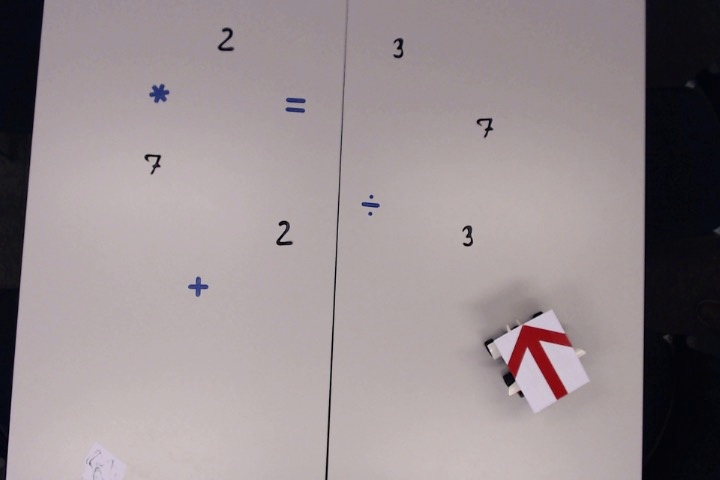
#> input picture robot_parcours_1_frames/frame0.jpg, 720 x 480 px
$ python extract_objects.py
#> lines starting #> are read from the running program, lines starting #| are printed output that depends on the picture; after the words box and inside, x2 and y2 are one past the last pixel; in counts of white or black regions, pixels touching at a corner belong together
### data_augmentation.py
import imageio
from skimage import color
from PIL import Image
import math
import numpy as np
from skimage import morphology
from skimage.transform import resize
import scipy
import gzip
import random
import os

image_len = 28
image_wid = 28
n_augmentation = 50

def rescale_down_sample(img, new_len, new_wid):
    img = resize(img, (new_len, new_wid))
    assert img.shape == (new_len,new_wid), "Image is " + str(img.shape)
    return img

# [27 lines left out: functions rotate_image, unzoom_image, translate, not called in this run]

def apply_all(img, theta, unzoom, dx, dy, image_len, image_wid):
    return resize(translate(unzoom_image(rotate_image(img, theta),unzoom),dx,dy), (image_len, image_wid))

path = "operators/"


# [130 lines left out: functions generate_data, data_labeled, concatenate_dataset, extract_data, extract_labels, load_mnist, not called in this run]

### extract_objects.py
import numpy as np
import skimage
import matplotlib.pyplot as plt
import data_augmentation
from skimage.measure import label, regionprops
import matplotlib.patches as mpatches
import cv2 as cv
from skimage.morphology import closing, square
from skimage.segmentation import clear_border
import math


#----------------------------------------------------------------------
#finds the bounding boxes of significant symbols and extracts the symbols
#boxes : centroids of bounsing boxes
#images: extracted patches of the image that contain each symbol

def label_image(image):

    output = enhance_contrast(image)
    gray_im = skimage.color.rgb2gray(output)
    thresholded  = gray_im  < skimage.filters.threshold_otsu(gray_im )

    mask = closing(thresholded , square(10) )

    cleared = clear_border(mask)
    plt.imshow(cleared)

    labels, count = skimage.measure.label(cleared, connectivity=2, return_num=True)


    boxes = []
    symbols = []
    for region in regionprops(labels):
        if 1600 >= region.bbox_area >= 100:
            cx,cy = region.centroid
            cx, cy = int(cx),int(cy)
            #minx, miny, maxx, maxy
            boxes.append([cx,cy])
            new_symbol = gray_im[max(cx-20,0):min(cx+20,gray_im.shape[0]), max(cy-20,0):min(cy+20,gray_im.shape[1])]

            symbols.append( data_augmentation.rescale_down_sample(new_symbol,28,28) )


    print("Shapes properties: [minx, miny, maxx, maxy] \n", boxes)
    print("Count Objects: ", len(boxes))
    return boxes, symbols


#-----------------------------------------------------
#displays image with equally sized bounding boxes given box centroids and the image
def create_labeled_image(image,boxes,index):

#
    for box in boxes:
        cx,cy = box[0],box[1]
        image = cv.rectangle(image, (max(cy-20,0),max(cx-20,0)),
                                    (min(cy+20,image.shape[1]), min(cx+20,image.shape[0])),
                                    (200,50,0), 3)

    path = "labeled_frames/"+ "labeled" +str(index)+".png"

    cv.imwrite(path, cv.cvtColor(image, cv.COLOR_BGR2RGB) )

#----------------------------------------------------------------------
""" ADAPTED FROM LAB1 PART2: """
# Brightness and contrast adjustments: new_img = src * alpha + beta
# The parameters α>0 and β are often called the gain and bias parameters;
# sometimes these parameters are said to control contrast and brightness respectively.

def enhance_contrast(src, alpha = 1.0, beta = 0):
    """
    src: input image
    Parameters α>0 and β are often called the gain and bias parameters;
    output : img with same shape of the input output = alpha * src + beta
    """
    new_img = np.zeros(src.shape, src.dtype)
    for y in range(src.shape[0]):
        for x in range(src.shape[1]):
            for c in range(src.shape[2]):
                new_img[y, x, c] = np.clip(alpha * src[y, x, c] + beta, 0, 255)
    return new_img

#---------------------------------------------------------------------------
    #NOT COMPLETE
# [41 lines left out: function update_trajectory, not called in this run]


# TESTING

image = skimage.io.imread("robot_parcours_1_frames/frame0.jpg")
#> image is the input picture: shape (480, 720, 3); mean R, G, B 150.9, 141, 143.6


boxes, symbols = label_image(image)
#> in label_image, `thresholded  = gray_im  < skimage.filters.threshold_otsu(gray_im )`:
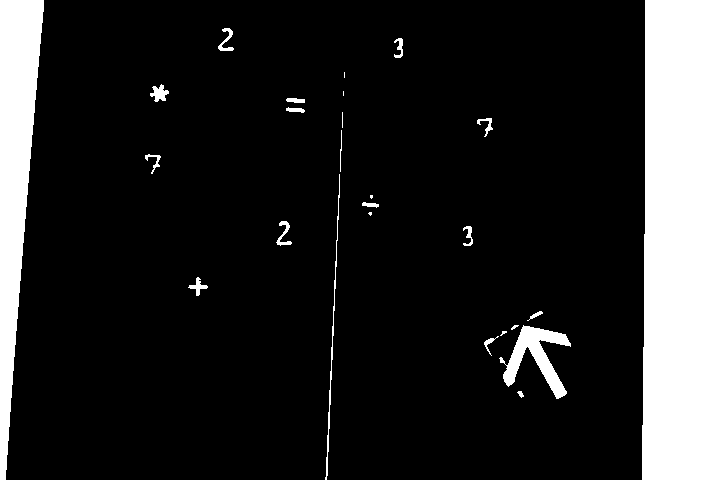
#> thresholded: shape (480, 720) bool; 15% white; 26 white regions (6 under 20 px), largest, box (x1, y1, x2, y2) and area: (642, 0, 720, 480) 36434, (0, 0, 44, 480) 11629, (499, 325, 571, 399) 1943
#> in label_image, `mask = closing(thresholded , square(10) )`: mask: shape (480, 720) bool; 15.3% white; 21 white regions (4 under 20 px), largest, box (x1, y1, x2, y2) and area: (642, 0, 720, 480) 36434, (0, 0, 44, 480) 11629, (499, 311, 571, 399) 2275
#> in label_image, `cleared = clear_border(mask)`:
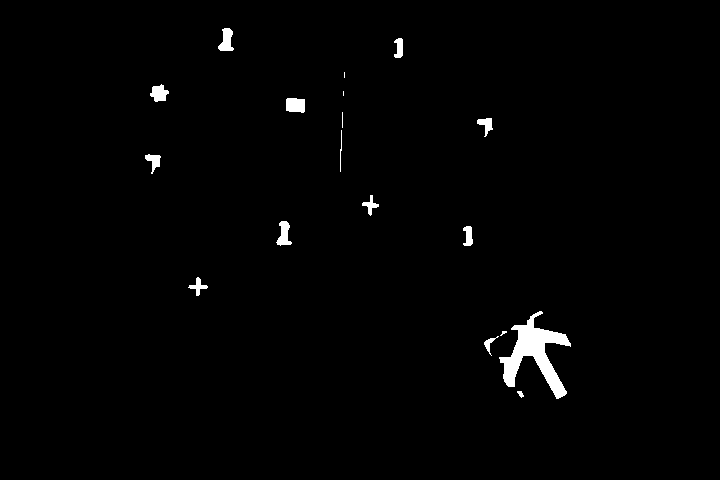
#> cleared: shape (480, 720) bool; 1.2% white; 18 white regions (4 under 20 px), largest, box (x1, y1, x2, y2) and area: (499, 311, 571, 399) 2275, (286, 98, 305, 113) 257, (218, 28, 234, 51) 237
#> in label_image, `labels, count = skimage.measure.label(cleared, connectivity=2, return_..`: labels: shape (480, 720) int32; 19 distinct labels, from 0 to 18
#> in label_image, `labels, count = skimage.measure.label(cleared, connectivity=2, return_..`: count = 18
#> the loop in label_image, `for region in regionprops(labels):` made 18 passes
#> (cx, cy) on passes 1, 2, 4, 6, 8, 10, 11, 12, 13, 14, 17: (40, 226), (47, 398), (92, 158), (104, 295), (124, 485), (160, 153), (204, 370), (233, 283), (235, 468), (286, 197), (343, 488)
#> pass 1, in rescale_down_sample, `img = resize(img, (new_len, new_wid))`:
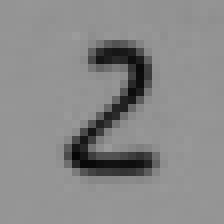
#> img: shape (28, 28) float64 (shown 8 times larger); min 0.0252, max 0.61, mean 0.539
#> after the loop in label_image, `for region in regionprops(labels):`:
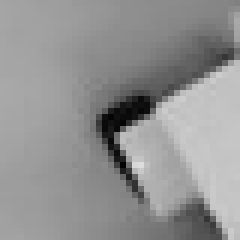
#> new_symbol: shape (40, 40) float64 (shown 6 times larger); min 0.0179, max 0.865, mean 0.576
#> after the loop in label_image, `for region in regionprops(labels):`: boxes = [[40, 226], [47, 398], [92, 158], [104, 295], [124, 485], [160, 153], [204, 370], [233, 283], [235, 468], [286, 197], [343, 488]]; symbols = 11 items
#| Shapes properties: [minx, miny, maxx, maxy]
#|  [[40, 226], [47, 398], [92, 158], [104, 295], [124, 485], [160, 153], [204, 370], [233, 283], [235, 468], [286, 197], [343, 488]]
#| Count Objects:  11
#> symbols = 11 items

create_labeled_image(np.array(image),boxes,0)
#> the loop in create_labeled_image, `for box in boxes:` made 11 passes
#> pass 3, in create_labeled_image, `image = cv.rectangle(image, (max(cy-20,0),max(cx-20,0)), (min(cy+20,im..`:
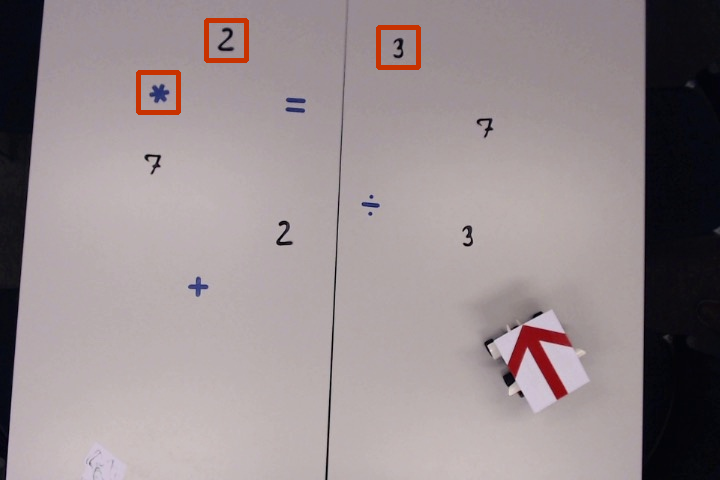
#> image: shape (480, 720, 3); mean of channels 0, 1, 2 151.2, 140.3, 142.6; drawn as R, G, B
#> after the loop in create_labeled_image, `for box in boxes:`:
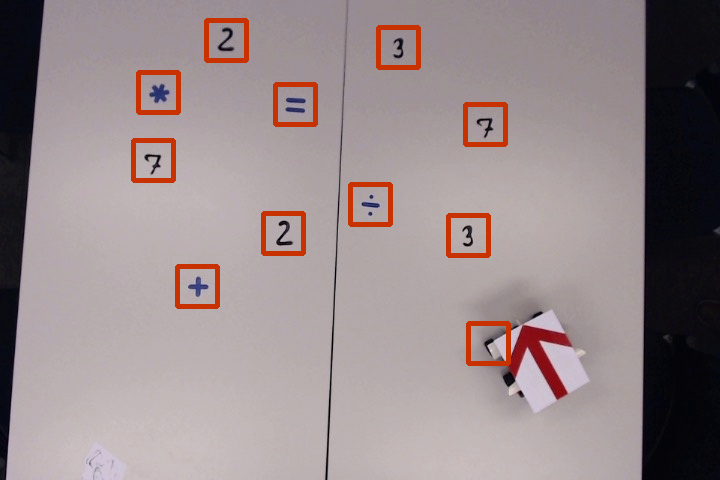
#> image: shape (480, 720, 3); 1.82% of pixels changed, all inside (x1, y1, x2, y2) = (131, 82, 511, 366); drawn as R, G, B

fig, ax = plt.subplots(1, len(boxes), figsize=(10, 6))
for i in range(len(boxes)):
   ax[i].imshow(symbols[i])
#> this loop made 11 passes
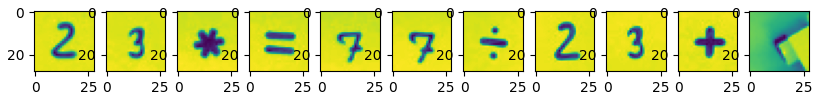
#> figure drawn by matplotlib, 11 panels

$ run again, with robot_parcours_1_frames/frame10.jpg copied over robot_parcours_1_frames/frame0.jpg
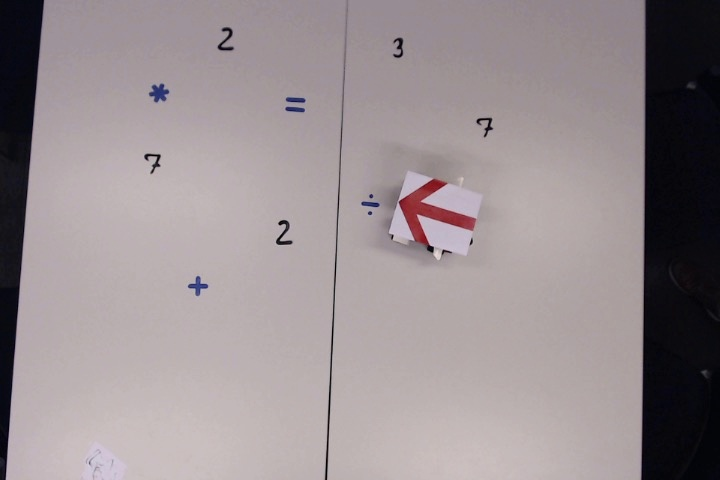
#> input picture robot_parcours_1_frames/frame10.jpg, 720 x 480 px
#> image is the input picture: shape (480, 720, 3); mean R, G, B 151.9, 142, 144.8
#> in label_image, `thresholded  = gray_im  < skimage.filters.threshold_otsu(gray_im )`:
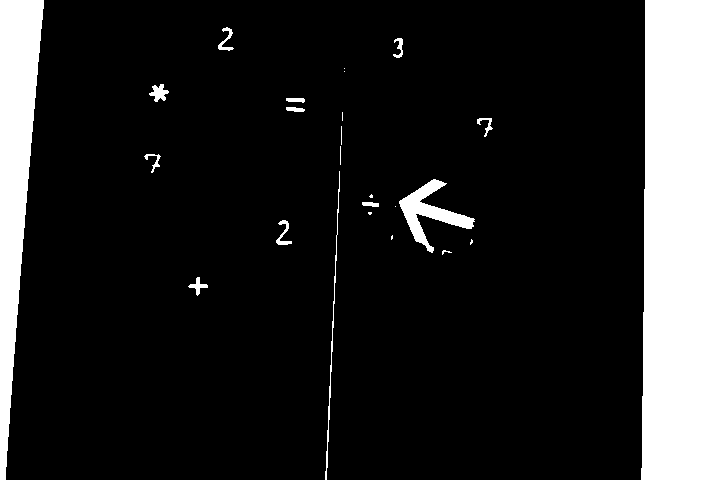
#> thresholded: shape (480, 720) bool; 14.9% white; 25 white regions (10 under 20 px), largest, box (x1, y1, x2, y2) and area: (641, 0, 720, 480) 36555, (0, 0, 44, 480) 11491, (399, 179, 475, 253) 1739
#> mask: shape (480, 720) bool; 15.1% white; 19 white regions (6 under 20 px), largest, box (x1, y1, x2, y2) and area: (641, 0, 720, 480) 36555, (0, 0, 44, 480) 11491, (395, 179, 475, 255) 1899
#> cleared: shape (480, 720) bool; 1% white; 16 white regions (6 under 20 px), largest, box (x1, y1, x2, y2) and area: (395, 179, 475, 255) 1899, (286, 98, 305, 112) 255, (218, 27, 234, 51) 231
#> labels: shape (480, 720) int32; 17 distinct labels, from 0 to 16
#> count = 16
#> the loop in label_image, `for region in regionprops(labels):` made 16 passes
#> (cx, cy) on passes 1, 2, 4, 5, 7, 10, 12, 13: (39, 225), (47, 398), (92, 158), (104, 295), (123, 485), (159, 153), (204, 370), (233, 283)
#> after the loop in label_image, `for region in regionprops(labels):`: boxes = [[39, 225], [47, 398], [92, 158], [104, 295], [123, 485], [159, 153], [204, 370], [233, 283], [285, 197]]; symbols = 9 items
#| Shapes properties: [minx, miny, maxx, maxy]
#|  [[39, 225], [47, 398], [92, 158], [104, 295], [123, 485], [159, 153], [204, 370], [233, 283], [285, 197]]
#| Count Objects:  9
#> the loop in create_labeled_image, `for box in boxes:` made 9 passes
#> after the loop in create_labeled_image, `for box in boxes:`:
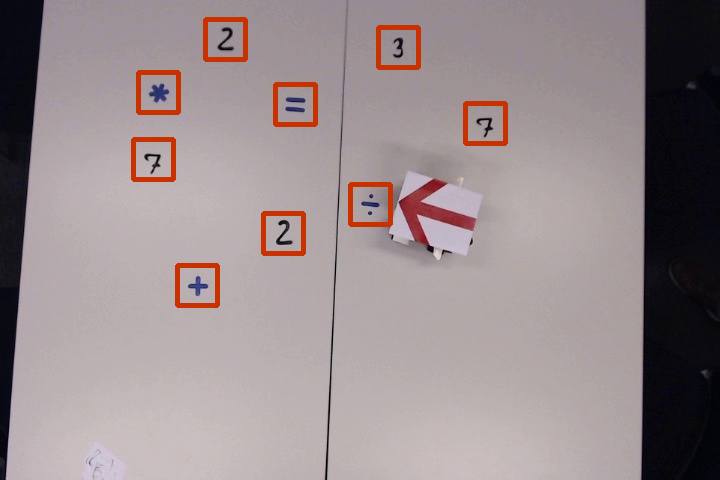
#> image: shape (480, 720, 3); mean R, G, B 152.5, 139.8, 141.5
#> the loop `for i in range(len(boxes)):` made 9 passes
